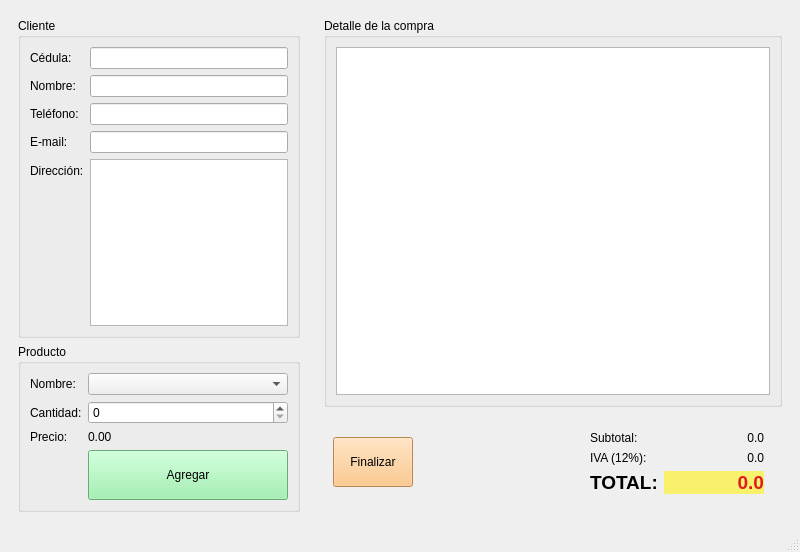
<?xml version="1.0" encoding="UTF-8"?>
<ui version="4.0">
 <class>Tienda</class>
 <widget class="QMainWindow" name="Tienda">
  <property name="geometry">
   <rect>
    <x>0</x>
    <y>0</y>
    <width>800</width>
    <height>552</height>
   </rect>
  </property>
  <property name="windowTitle">
   <string>Tienda</string>
  </property>
  <widget class="QWidget" name="centralwidget">
   <layout class="QHBoxLayout" name="horizontalLayout_3">
    <item>
     <widget class="QWidget" name="widget" native="true">
      <property name="minimumSize">
       <size>
        <width>300</width>
        <height>0</height>
       </size>
      </property>
      <property name="maximumSize">
       <size>
        <width>300</width>
        <height>16777215</height>
       </size>
      </property>
      <layout class="QVBoxLayout" name="verticalLayout">
       <item>
        <widget class="QGroupBox" name="groupBox">
         <property name="title">
          <string>Cliente</string>
         </property>
         <layout class="QFormLayout" name="formLayout">
          <item row="0" column="0">
           <widget class="QLabel" name="label">
            <property name="text">
             <string>Cédula:</string>
            </property>
           </widget>
          </item>
          <item row="0" column="1">
           <widget class="QLineEdit" name="inCedula"/>
          </item>
          <item row="2" column="0">
           <widget class="QLabel" name="label_2">
            <property name="text">
             <string>Nombre:</string>
            </property>
           </widget>
          </item>
          <item row="2" column="1">
           <widget class="QLineEdit" name="inNombre"/>
          </item>
          <item row="4" column="0">
           <widget class="QLabel" name="label_3">
            <property name="text">
             <string>Teléfono:</string>
            </property>
           </widget>
          </item>
          <item row="4" column="1">
           <widget class="QLineEdit" name="inTelefono"/>
          </item>
          <item row="6" column="0">
           <widget class="QLabel" name="label_4">
            <property name="text">
             <string>E-mail:</string>
            </property>
           </widget>
          </item>
          <item row="6" column="1">
           <widget class="QLineEdit" name="inEmail"/>
          </item>
          <item row="8" column="0">
           <widget class="QLabel" name="label_5">
            <property name="text">
             <string>Dirección:</string>
            </property>
           </widget>
          </item>
          <item row="8" column="1">
           <widget class="QPlainTextEdit" name="inDireccion">
            <property name="lineWidth">
             <number>3</number>
            </property>
           </widget>
          </item>
         </layout>
        </widget>
       </item>
       <item>
        <widget class="QGroupBox" name="groupBox_2">
         <property name="title">
          <string>Producto</string>
         </property>
         <layout class="QFormLayout" name="formLayout_2">
          <item row="0" column="0">
           <widget class="QLabel" name="label_6">
            <property name="text">
             <string>Nombre:</string>
            </property>
           </widget>
          </item>
          <item row="0" column="1">
           <widget class="QComboBox" name="inProducto"/>
          </item>
          <item row="2" column="0">
           <widget class="QLabel" name="label_7">
            <property name="text">
             <string>Cantidad:</string>
            </property>
           </widget>
          </item>
          <item row="2" column="1">
           <widget class="QSpinBox" name="inCantidad"/>
          </item>
          <item row="4" column="0">
           <widget class="QLabel" name="label_8">
            <property name="text">
             <string>Precio:</string>
            </property>
           </widget>
          </item>
          <item row="4" column="1">
           <widget class="QLabel" name="outPrecio">
            <property name="text">
             <string>0.00</string>
            </property>
           </widget>
          </item>
          <item row="7" column="1">
           <widget class="QPushButton" name="btnAgregar">
            <property name="minimumSize">
             <size>
              <width>0</width>
              <height>50</height>
             </size>
            </property>
            <property name="styleSheet">
             <string notr="true">background-color: rgb(143, 240, 164);</string>
            </property>
            <property name="text">
             <string>Agregar</string>
            </property>
           </widget>
          </item>
         </layout>
        </widget>
       </item>
      </layout>
     </widget>
    </item>
    <item>
     <widget class="QWidget" name="widget_2" native="true">
      <layout class="QVBoxLayout" name="verticalLayout_2">
       <item>
        <widget class="QGroupBox" name="groupBox_3">
         <property name="title">
          <string>Detalle de la compra</string>
         </property>
         <layout class="QHBoxLayout" name="horizontalLayout_2">
          <item>
           <widget class="QTableWidget" name="outDetalle"/>
          </item>
         </layout>
        </widget>
       </item>
       <item>
        <widget class="QWidget" name="widget_3" native="true">
         <layout class="QHBoxLayout" name="horizontalLayout">
          <item>
           <widget class="QPushButton" name="btnFacturar">
            <property name="minimumSize">
             <size>
              <width>0</width>
              <height>50</height>
             </size>
            </property>
            <property name="styleSheet">
             <string notr="true">background-color: rgb(255, 190, 111);</string>
            </property>
            <property name="text">
             <string>Finalizar</string>
            </property>
           </widget>
          </item>
          <item>
           <spacer name="horizontalSpacer">
            <property name="orientation">
             <enum>Qt::Horizontal</enum>
            </property>
            <property name="sizeHint" stdset="0">
             <size>
              <width>187</width>
              <height>20</height>
             </size>
            </property>
           </spacer>
          </item>
          <item>
           <widget class="QWidget" name="widget_4" native="true">
            <layout class="QFormLayout" name="formLayout_3">
             <item row="0" column="0">
              <widget class="QLabel" name="label_10">
               <property name="text">
                <string>Subtotal:</string>
               </property>
              </widget>
             </item>
             <item row="0" column="1">
              <widget class="QLabel" name="outSubtotal">
               <property name="minimumSize">
                <size>
                 <width>100</width>
                 <height>0</height>
                </size>
               </property>
               <property name="text">
                <string>0.0</string>
               </property>
               <property name="alignment">
                <set>Qt::AlignRight|Qt::AlignTrailing|Qt::AlignVCenter</set>
               </property>
              </widget>
             </item>
             <item row="1" column="0">
              <widget class="QLabel" name="label_11">
               <property name="text">
                <string>IVA (12%):</string>
               </property>
              </widget>
             </item>
             <item row="1" column="1">
              <widget class="QLabel" name="outIva">
               <property name="minimumSize">
                <size>
                 <width>100</width>
                 <height>0</height>
                </size>
               </property>
               <property name="text">
                <string>0.0</string>
               </property>
               <property name="alignment">
                <set>Qt::AlignRight|Qt::AlignTrailing|Qt::AlignVCenter</set>
               </property>
              </widget>
             </item>
             <item row="2" column="0">
              <widget class="QLabel" name="label_12">
               <property name="font">
                <font>
                 <pointsize>14</pointsize>
                 <weight>75</weight>
                 <bold>true</bold>
                </font>
               </property>
               <property name="text">
                <string>TOTAL:</string>
               </property>
              </widget>
             </item>
             <item row="2" column="1">
              <widget class="QLabel" name="outTotal">
               <property name="minimumSize">
                <size>
                 <width>100</width>
                 <height>0</height>
                </size>
               </property>
               <property name="font">
                <font>
                 <pointsize>14</pointsize>
                 <weight>75</weight>
                 <bold>true</bold>
                </font>
               </property>
               <property name="styleSheet">
                <string notr="true">background-color: rgb(249, 240, 107);
color: rgb(224, 27, 36);</string>
               </property>
               <property name="text">
                <string>0.0</string>
               </property>
               <property name="alignment">
                <set>Qt::AlignRight|Qt::AlignTrailing|Qt::AlignVCenter</set>
               </property>
              </widget>
             </item>
            </layout>
           </widget>
          </item>
         </layout>
        </widget>
       </item>
      </layout>
     </widget>
    </item>
   </layout>
  </widget>
  <widget class="QMenuBar" name="menubar">
   <property name="geometry">
    <rect>
     <x>0</x>
     <y>0</y>
     <width>800</width>
     <height>22</height>
    </rect>
   </property>
  </widget>
  <widget class="QStatusBar" name="statusbar"/>
 </widget>
 <resources/>
 <connections/>
</ui>
